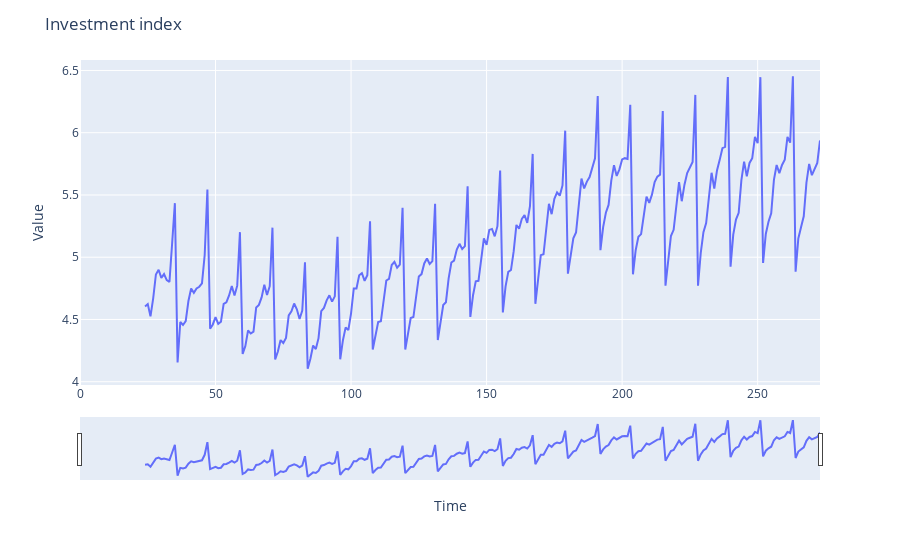

The notebook cell this image was saved under:
### Code cell
fig = px.line(x=invest.index, y=invest.values)
fig.update_layout(title='Investment index',
                   xaxis_title='Time',
                   yaxis_title='Value');
fig.update_xaxes(rangeslider_visible=True);
fig.show()

### Figure 1 — Plotly figure (JSON) as saved in the notebook; plotly's stock layout.template omitted (floating-point values rounded to 4 significant figures; data arrays with more than 128 entries replaced by an {"elided": "..."} marker saying what was removed)
{"data": [{"hovertemplate": "x=%{x}<br>y=%{y}<extra></extra>", "legendgroup": "", "line": {"color": "#636efa", "dash": "solid"}, "mode": "lines", "name": "", "orientation": "v", "showlegend": false, "type": "scatter", "x": {"elided": "274 int values"}, "xaxis": "x", "y": {"elided": "274 float values"}, "yaxis": "y"}], "layout": {"legend": {"tracegroupgap": 0}, "margin": {"t": 60}, "title": {"text": "Investment index"}, "xaxis": {"anchor": "y", "domain": [0, 1], "rangeslider": {"visible": true}, "title": {"text": "Time"}}, "yaxis": {"anchor": "x", "domain": [0, 1], "title": {"text": "Value"}}}}
